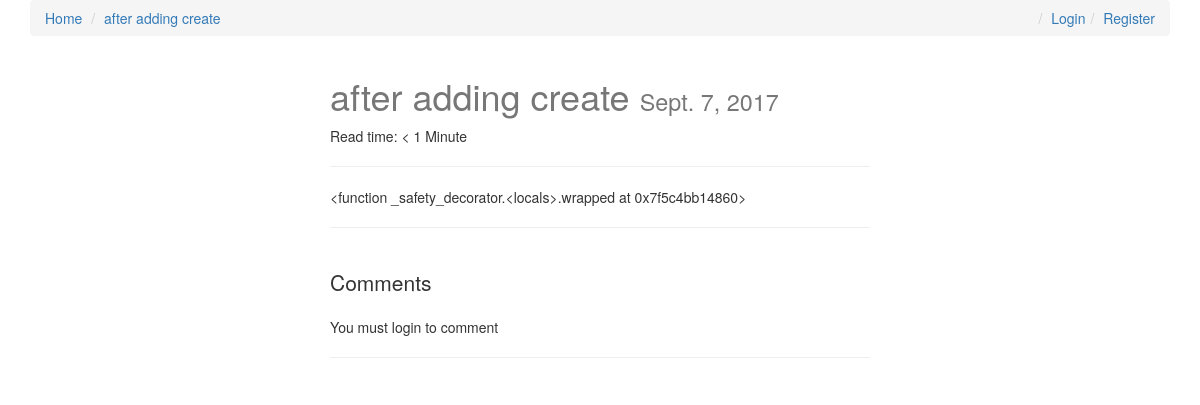
/creating/, run on an earlier commit of the app's database.
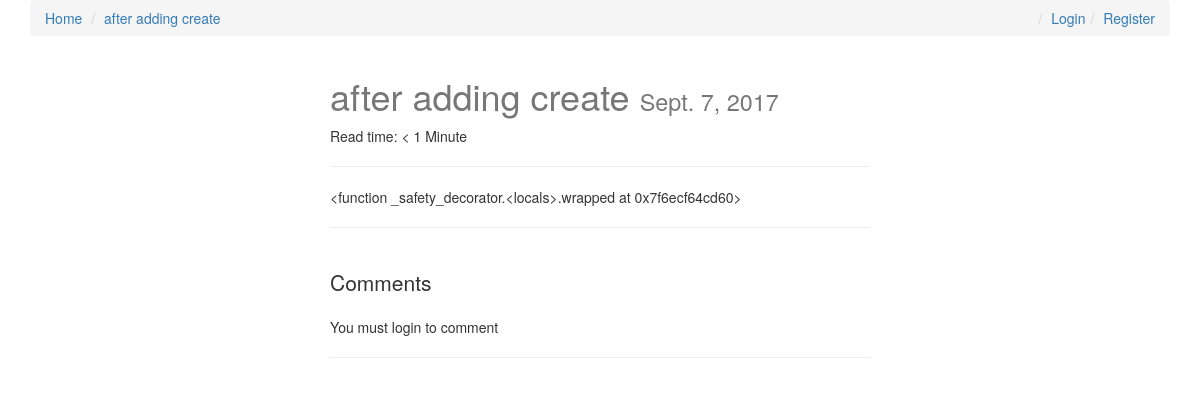
And on a later commit of the database.
### posts/models.py (models this page shows, shortened)
class Post(models.Model):
    user = models.ForeignKey(settings.AUTH_USER_MODEL, default=1)
    title = models.CharField(max_length=120)
    slug = models.SlugField(unique=True)
    image = models.ImageField(upload_to=upload_location,
            null=True,
            blank=True,
            width_field="width_field",
            height_field="height_field")
    height_field = models.IntegerField(default=0)
    width_field = models.IntegerField(default=0)
    content = models.TextField()
    draft = models.BooleanField(default=False)
    publish = models.DateField(auto_now=False, auto_now_add=False)
    read_time =  models.IntegerField(default=0) # models.TimeField(null=True, blank=True) #assume minutes
    updated = models.DateTimeField(auto_now=True, auto_now_add=False)
    timestamp = models.DateTimeField(auto_now=False, auto_now_add=True)
    objects = PostManager()
    def get_absolute_url(self):
        return reverse("posts:detail", kwargs={"slug": self.slug})
    class Meta:
        ordering = ["-timestamp", "-updated"]
    def get_markdown(self):
        content = self.content
        markdown_text = markdown(content)
        return mark_safe(markdown_text)
    @property
    def comments(self):
        instance = self
        qs = Comment.objects.filter_by_instance(instance)
        return qs
    @property
    def get_content_type(self):
        instance = self
        content_type = ContentType.objects.get_for_model(instance.__class__)
        return content_type

### posts/views.py (the view, shortened to what this page needs)
# urls.py: url(r'^(?P<slug>[\w-]+)/$', post_detail, name='detail'),
def post_detail(request, slug=None):
	instance = get_object_or_404(Post, slug=slug)
	if instance.publish > timezone.now().date() or instance.draft:
		if not request.user.is_staff or not request.user.is_superuser:
			raise Http404
	share_string = quote_plus(instance.content)
	initial_data = {
			"content_type": instance.get_content_type,
			"object_id": instance.id
	}
	form = CommentForm(request.POST or None, initial=initial_data)
	comments = instance.comments
	context = {
		"title": instance.title,
		"instance": instance,
		"share_string": share_string,
		"comments": comments,
		"comment_form":form,
	}
	return render(request, "post_detail.html", context)

### comments/models.py (called while the page is built)
    def filter_by_instance(self, instance):
        content_type = ContentType.objects.get_for_model(instance.__class__)
        obj_id = instance.id
        qs = super(CommentManager, self).filter(content_type=content_type, object_id= obj_id).filter(parent=None)
        return qs

### posts/templatetags/urlify.py (called while the page is built)
@register.filter
def urlify(value):
    return quote_plus(value)

### templates/post_detail.html (shortened to what this page needs)
{% extends "base.html" %}
{% load urlify %}
{% load crispy_forms_tags %}
 {% block post_detail_link %}
  <li><a href='{{ instance.get_absolute_url }}'>{{ instance.title }}</a></li>
  {% endblock %}
{% block content %}
<div class='col-sm-6 col-sm-offset-3'>
<h1>{{ title }} <small>{% if instance.draft %}<span style='color:red;'>Draft</span> {% endif %}{{ instance.publish }}</small></h1>
<p>Read time: {% if instance.read_time <= 1 %} < 1 Minute {% else %}{{ instance.read_time }} minutes {% endif %}</p>
<p><div class="fb-like" data-href="{{ request.build_absolute_uri }}" data-layout="button_count" data-action="like" data-show-faces="true" data-share="true"></div>
<hr/>
</p>
<div class='row'>
<div class='col-sm-12 '>
   <div class='post-detail-item'>{{ instance.get_markdown }}</div>
    <hr/>
    <br/>
    <div>
        <p class='lead'>Comments</p>
        {% if request.user.is_authenticated %}
        <form method="POST" action="."> {% csrf_token %}
            {{ comment_form|crispy }}
            <input type='submit' value='Post comment' class='btn btn-default'>
        </form>
        {% else %}
        <p>You must login to comment </p>
        {% endif %}
        <hr/>
    </div>
</div>
</div>
</div>
{% endblock content %}

What changed in the data, as far as the page shows it:
changed Post "after adding create": get_markdown "<function _safety_decorator.<locals>.wrapped at 0x7f5c4bb14860>" → "<function _safety_decorator.<locals>.wrapped at 0x7f6ecf64cd60>"
